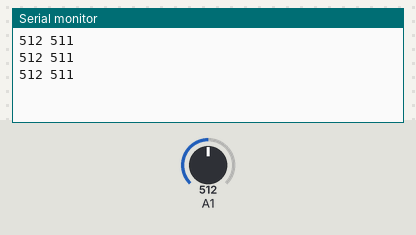
Bench run of a sketch on a simulated Arduino Uno, built with avr-gcc and run on an emulated ATmega328P. Shown: the last lines printed to the serial monitor. The test bench sets the inputs (shaded band); at power-on: A1 = 512.

Above: at 1.3 s.
1.4 s: A1 set to 716
At 1.9 s:
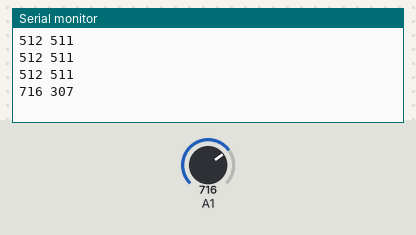
2.9 s: A1 set to 900
At 3.4 s:
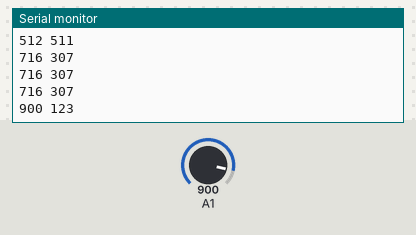
Timing chart, 0 to 5.9 s (numbered marks = the images above; inputs shaded):
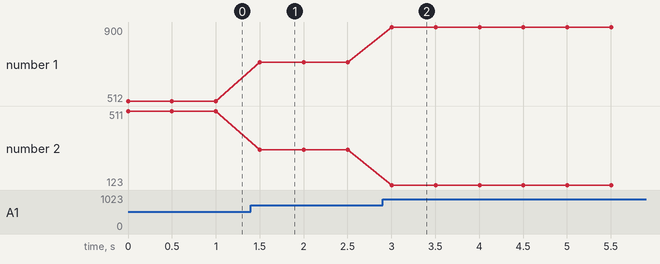

The sketch:

ADCr.ino
```cpp
/*=======================================================================
  Esta biblioteca é para reversão do valor ADC, ideal para sensores ou
  dispositivos que retornam sinal analógico decrescente.

  Site  : https://elcereza.com/

  Autor : Gustavo Cereza
  Disponibilizado por : Elcereza
  Redes : @ellcereza
  Canal Telegram: https://t.me/elcereza
=======================================================================*/

#include "Elcereza_ADCr.h"

ADCr adc(false);                                                       // Desabilita configuração avançada
/*ADCr adc(true, 10);                                                     Habilita configuração avançada e define a resolução ADC de 10bits
                                                                          a resolução pode ser tanto o valor em bits como o valor resultante
                                                                          da exponênciação, como por exemplo: 1024
                                                                       */

void setup() {
  Serial.begin(115200);
  pinMode(A1, INPUT);
}

void loop() {
  int a = analogRead(A1);
  Serial.println(String(a) + " " + String(adc.reverse(a)));            // Comparativo entre o valor lido do ADC com o valor reverso do ADC
  delay(500);
}
```

Measured:
- after the input at 1.4 s, the serial monitor: prints a new line after 0.10 s (image 1)
- after the input at 2.9 s, the serial monitor: prints a new line after 0.10 s (image 2)
- plotted number 1: 512 → 716 after the input at 1.4 s, 716 → 900 after the input at 2.9 s
- plotted number 2: 511 → 307 after the input at 1.4 s, 307 → 123 after the input at 2.9 s
